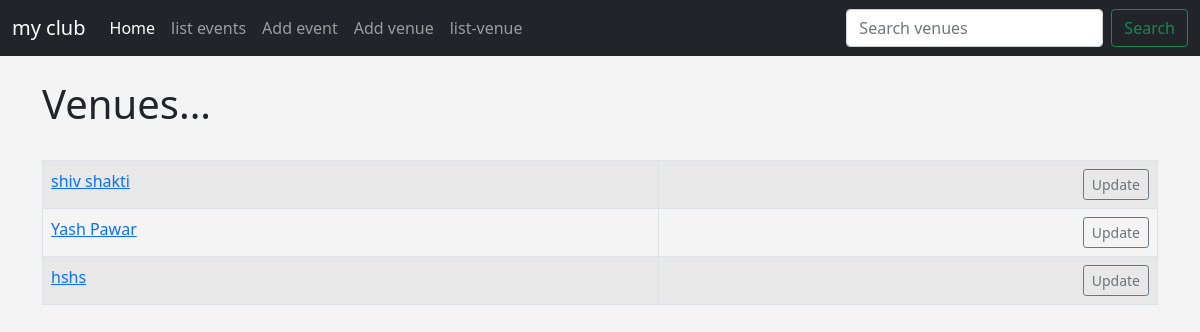
Page /list_venue on the earlier database version.
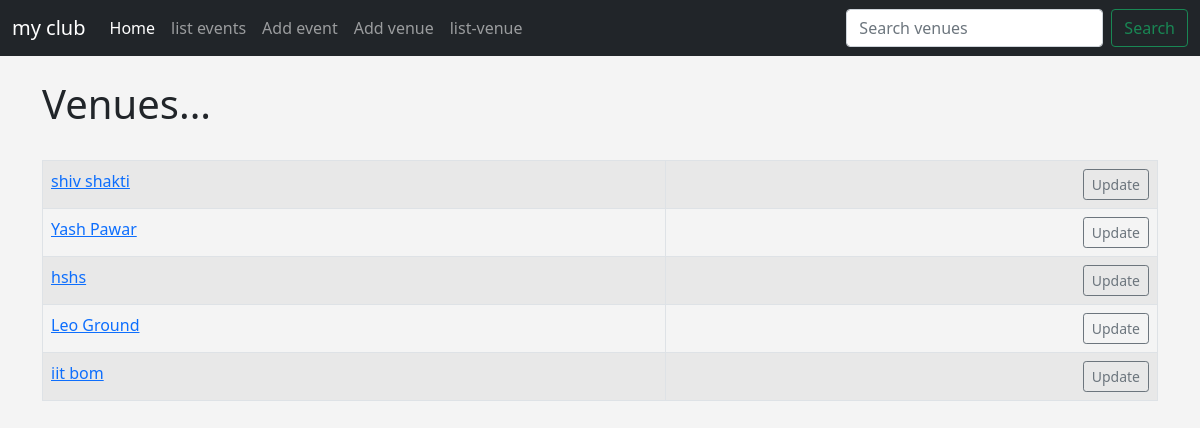
Same page on the later database version.
### events/models.py (models this page shows)
class Venue(models.Model):
    name = models.CharField('venue name',max_length=50)
    address = models.CharField(max_length=200)
    city = models.CharField(max_length=50)
    state = models.CharField(max_length=50,blank=True)
    zip_code = models.CharField(max_length=10,blank=True)
    phone = models.CharField(max_length=20,blank=True)
    website = models.URLField(max_length=200,blank=True)
    def __str__(self):
        return self.name

### events/views.py (the view)
# urls.py: path('list_venue', views.list_venue, name='list-venue'),
def list_venue(request):
  venues = Venue.objects.all()
  return render(request, 'events/venue.html',
                {'venues': venues})

### events/templates/events/venue.html (shortened to what this page needs)
{% extends 'events/base.html' %}
{% block content %}
	<h1>Venues...</h1>
<br/>
<table class="table table-striped table-hover table-bordered">
	{% for venue in venues %}
		<tr>
			<td>
				<a href="{% url 'show_venue' venue.id %}">{{ venue }}</a>
			</td>
			<td align="right">
				<a href="{% url 'update-venue' venue.id %}" class="btn btn-outline-secondary btn-sm">Update</a>
			</td>
		</tr>
	{% endfor %}
</table>
<br/></br/>
<br/>
{% endblock %}

Differences in the rows shown:
added Venue: name "Leo Ground"
added Venue: name "iit bom"
